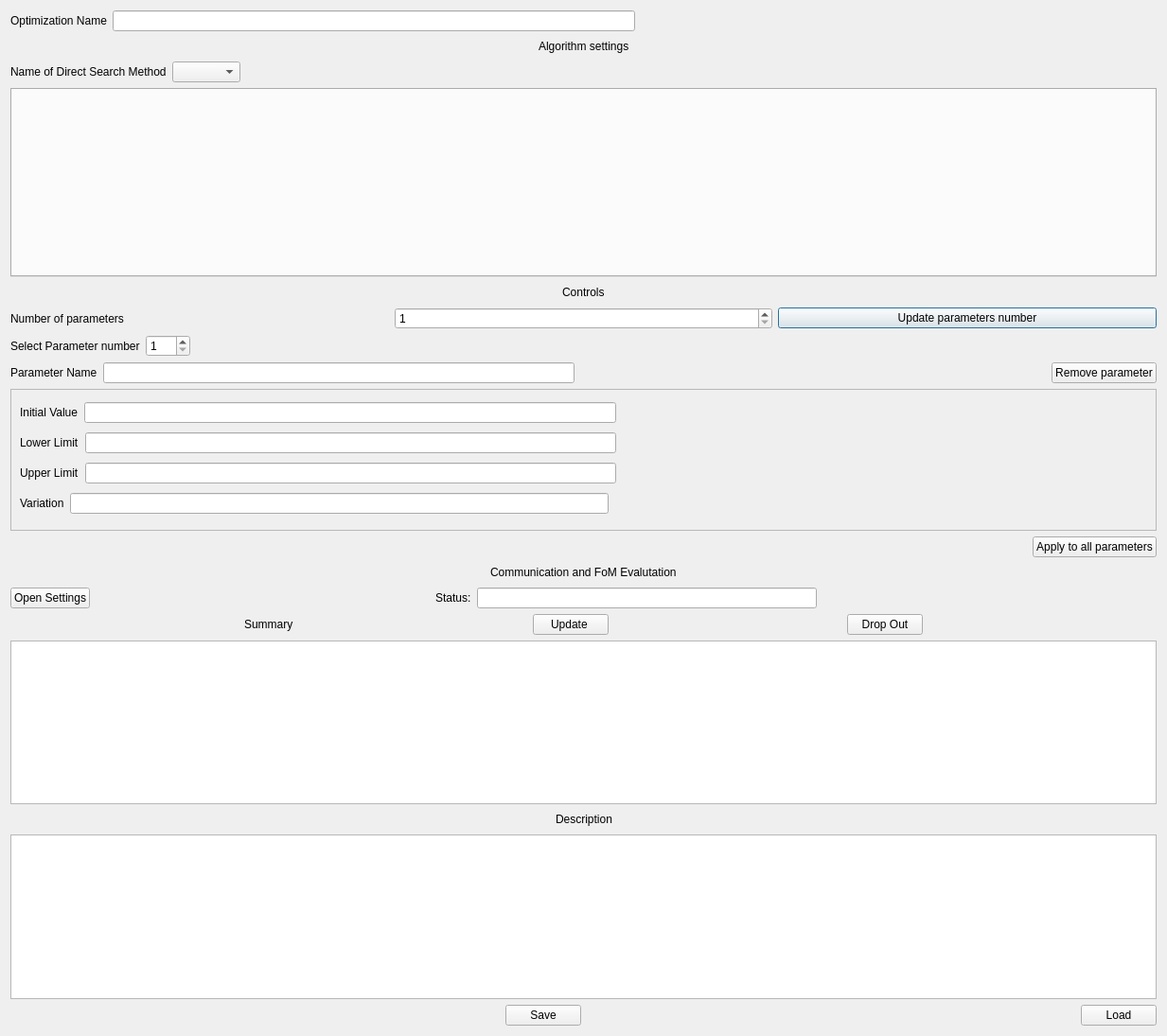
<?xml version="1.0" encoding="UTF-8"?>
<ui version="4.0">
 <class>Dialog</class>
 <widget class="QDialog" name="Dialog">
  <property name="geometry">
   <rect>
    <x>0</x>
    <y>0</y>
    <width>1233</width>
    <height>1095</height>
   </rect>
  </property>
  <property name="windowTitle">
   <string>Dialog</string>
  </property>
  <layout class="QVBoxLayout" name="verticalLayout">
   <item>
    <layout class="QHBoxLayout" name="horizontalLayout_2">
     <item>
      <widget class="QLabel" name="label_5">
       <property name="text">
        <string>Optimization Name</string>
       </property>
      </widget>
     </item>
     <item>
      <widget class="QLineEdit" name="optimization_name_edit_line"/>
     </item>
     <item>
      <spacer name="horizontalSpacer_4">
       <property name="orientation">
        <enum>Qt::Horizontal</enum>
       </property>
       <property name="sizeHint" stdset="0">
        <size>
         <width>40</width>
         <height>20</height>
        </size>
       </property>
      </spacer>
     </item>
    </layout>
   </item>
   <item>
    <layout class="QHBoxLayout" name="horizontalLayout_8">
     <item>
      <spacer name="horizontalSpacer_9">
       <property name="orientation">
        <enum>Qt::Horizontal</enum>
       </property>
       <property name="sizeHint" stdset="0">
        <size>
         <width>40</width>
         <height>20</height>
        </size>
       </property>
      </spacer>
     </item>
     <item>
      <widget class="QLabel" name="label_7">
       <property name="text">
        <string>Algorithm settings</string>
       </property>
      </widget>
     </item>
     <item>
      <spacer name="horizontalSpacer_10">
       <property name="orientation">
        <enum>Qt::Horizontal</enum>
       </property>
       <property name="sizeHint" stdset="0">
        <size>
         <width>40</width>
         <height>20</height>
        </size>
       </property>
      </spacer>
     </item>
    </layout>
   </item>
   <item>
    <layout class="QHBoxLayout" name="horizontalLayout_6">
     <item>
      <widget class="QLabel" name="label_6">
       <property name="text">
        <string>Name of Direct Search Method</string>
       </property>
      </widget>
     </item>
     <item>
      <widget class="QComboBox" name="dsm_name_comboBox"/>
     </item>
     <item>
      <spacer name="horizontalSpacer_19">
       <property name="orientation">
        <enum>Qt::Horizontal</enum>
       </property>
       <property name="sizeHint" stdset="0">
        <size>
         <width>338</width>
         <height>20</height>
        </size>
       </property>
      </spacer>
     </item>
    </layout>
   </item>
   <item>
    <widget class="QTabWidget" name="algorithm_settings_tab">
     <property name="sizePolicy">
      <sizepolicy hsizetype="Preferred" vsizetype="Preferred">
       <horstretch>0</horstretch>
       <verstretch>0</verstretch>
      </sizepolicy>
     </property>
     <property name="minimumSize">
      <size>
       <width>1170</width>
       <height>200</height>
      </size>
     </property>
     <property name="currentIndex">
      <number>-1</number>
     </property>
    </widget>
   </item>
   <item>
    <spacer name="verticalSpacer">
     <property name="orientation">
      <enum>Qt::Vertical</enum>
     </property>
     <property name="sizeHint" stdset="0">
      <size>
       <width>20</width>
       <height>15</height>
      </size>
     </property>
    </spacer>
   </item>
   <item>
    <layout class="QHBoxLayout" name="horizontalLayout_9">
     <item>
      <spacer name="horizontalSpacer_11">
       <property name="orientation">
        <enum>Qt::Horizontal</enum>
       </property>
       <property name="sizeHint" stdset="0">
        <size>
         <width>40</width>
         <height>20</height>
        </size>
       </property>
      </spacer>
     </item>
     <item>
      <widget class="QLabel" name="label_8">
       <property name="text">
        <string>Controls</string>
       </property>
      </widget>
     </item>
     <item>
      <spacer name="horizontalSpacer_12">
       <property name="orientation">
        <enum>Qt::Horizontal</enum>
       </property>
       <property name="sizeHint" stdset="0">
        <size>
         <width>40</width>
         <height>20</height>
        </size>
       </property>
      </spacer>
     </item>
    </layout>
   </item>
   <item>
    <layout class="QHBoxLayout" name="horizontalLayout_16">
     <item>
      <widget class="QLabel" name="label">
       <property name="text">
        <string>Number of parameters</string>
       </property>
      </widget>
     </item>
     <item>
      <widget class="QSpinBox" name="parameters_number_spinbox">
       <property name="minimum">
        <number>1</number>
       </property>
       <property name="maximum">
        <number>100</number>
       </property>
      </widget>
     </item>
     <item>
      <widget class="QPushButton" name="update_parametes_number_button">
       <property name="text">
        <string>Update parameters number</string>
       </property>
      </widget>
     </item>
    </layout>
   </item>
   <item>
    <layout class="QHBoxLayout" name="horizontalLayout_17">
     <item>
      <widget class="QLabel" name="label_16">
       <property name="text">
        <string>Select Parameter number</string>
       </property>
      </widget>
     </item>
     <item>
      <widget class="QSpinBox" name="parameter_number_selected_spinbox">
       <property name="minimum">
        <number>1</number>
       </property>
       <property name="maximum">
        <number>100</number>
       </property>
      </widget>
     </item>
     <item>
      <spacer name="horizontalSpacer">
       <property name="orientation">
        <enum>Qt::Horizontal</enum>
       </property>
       <property name="sizeHint" stdset="0">
        <size>
         <width>40</width>
         <height>20</height>
        </size>
       </property>
      </spacer>
     </item>
    </layout>
   </item>
   <item>
    <layout class="QHBoxLayout" name="horizontalLayout">
     <item>
      <widget class="QLabel" name="label_15">
       <property name="text">
        <string>Parameter Name</string>
       </property>
      </widget>
     </item>
     <item>
      <widget class="QLineEdit" name="parameter_name_edit_line"/>
     </item>
     <item>
      <spacer name="horizontalSpacer_20">
       <property name="orientation">
        <enum>Qt::Horizontal</enum>
       </property>
       <property name="sizeHint" stdset="0">
        <size>
         <width>40</width>
         <height>20</height>
        </size>
       </property>
      </spacer>
     </item>
     <item>
      <widget class="QPushButton" name="remove_parameter_button">
       <property name="text">
        <string>Remove parameter</string>
       </property>
      </widget>
     </item>
    </layout>
   </item>
   <item>
    <widget class="QScrollArea" name="scrollArea">
     <property name="sizePolicy">
      <sizepolicy hsizetype="Expanding" vsizetype="MinimumExpanding">
       <horstretch>0</horstretch>
       <verstretch>0</verstretch>
      </sizepolicy>
     </property>
     <property name="minimumSize">
      <size>
       <width>0</width>
       <height>150</height>
      </size>
     </property>
     <property name="widgetResizable">
      <bool>true</bool>
     </property>
     <widget class="QWidget" name="scrollAreaWidgetContents">
      <property name="geometry">
       <rect>
        <x>0</x>
        <y>0</y>
        <width>1213</width>
        <height>148</height>
       </rect>
      </property>
      <layout class="QVBoxLayout" name="verticalLayout_2">
       <item>
        <layout class="QHBoxLayout" name="horizontalLayout_10">
         <item>
          <widget class="QLabel" name="label_10">
           <property name="text">
            <string>Initial Value</string>
           </property>
          </widget>
         </item>
         <item>
          <widget class="QLineEdit" name="initial_value_edit_line"/>
         </item>
         <item>
          <spacer name="horizontalSpacer_8">
           <property name="orientation">
            <enum>Qt::Horizontal</enum>
           </property>
           <property name="sizeHint" stdset="0">
            <size>
             <width>40</width>
             <height>20</height>
            </size>
           </property>
          </spacer>
         </item>
        </layout>
       </item>
       <item>
        <layout class="QHBoxLayout" name="horizontalLayout_4">
         <item>
          <widget class="QLabel" name="label_3">
           <property name="text">
            <string>Lower Limit</string>
           </property>
          </widget>
         </item>
         <item>
          <widget class="QLineEdit" name="lower_limit_edit_line"/>
         </item>
         <item>
          <spacer name="horizontalSpacer_3">
           <property name="orientation">
            <enum>Qt::Horizontal</enum>
           </property>
           <property name="sizeHint" stdset="0">
            <size>
             <width>40</width>
             <height>20</height>
            </size>
           </property>
          </spacer>
         </item>
        </layout>
       </item>
       <item>
        <layout class="QHBoxLayout" name="horizontalLayout_3">
         <item>
          <widget class="QLabel" name="label_2">
           <property name="text">
            <string>Upper Limit</string>
           </property>
          </widget>
         </item>
         <item>
          <widget class="QLineEdit" name="upper_limit_edit_line"/>
         </item>
         <item>
          <spacer name="horizontalSpacer_2">
           <property name="orientation">
            <enum>Qt::Horizontal</enum>
           </property>
           <property name="sizeHint" stdset="0">
            <size>
             <width>40</width>
             <height>20</height>
            </size>
           </property>
          </spacer>
         </item>
        </layout>
       </item>
       <item>
        <layout class="QHBoxLayout" name="horizontalLayout_7">
         <item>
          <widget class="QLabel" name="label_9">
           <property name="text">
            <string>Variation</string>
           </property>
          </widget>
         </item>
         <item>
          <widget class="QLineEdit" name="variation_edit_line"/>
         </item>
         <item>
          <spacer name="horizontalSpacer_7">
           <property name="orientation">
            <enum>Qt::Horizontal</enum>
           </property>
           <property name="sizeHint" stdset="0">
            <size>
             <width>40</width>
             <height>20</height>
            </size>
           </property>
          </spacer>
         </item>
        </layout>
       </item>
      </layout>
     </widget>
    </widget>
   </item>
   <item>
    <layout class="QHBoxLayout" name="horizontalLayout_18">
     <item>
      <spacer name="horizontalSpacer_21">
       <property name="orientation">
        <enum>Qt::Horizontal</enum>
       </property>
       <property name="sizeHint" stdset="0">
        <size>
         <width>40</width>
         <height>20</height>
        </size>
       </property>
      </spacer>
     </item>
     <item>
      <widget class="QPushButton" name="apply_all_parameters_button">
       <property name="text">
        <string>Apply to all parameters</string>
       </property>
      </widget>
     </item>
    </layout>
   </item>
   <item>
    <layout class="QHBoxLayout" name="horizontalLayout_12">
     <item>
      <spacer name="horizontalSpacer_17">
       <property name="orientation">
        <enum>Qt::Horizontal</enum>
       </property>
       <property name="sizeHint" stdset="0">
        <size>
         <width>40</width>
         <height>20</height>
        </size>
       </property>
      </spacer>
     </item>
     <item>
      <widget class="QLabel" name="label_12">
       <property name="text">
        <string>Communication and FoM Evalutation</string>
       </property>
      </widget>
     </item>
     <item>
      <spacer name="horizontalSpacer_23">
       <property name="orientation">
        <enum>Qt::Horizontal</enum>
       </property>
       <property name="sizeHint" stdset="0">
        <size>
         <width>40</width>
         <height>20</height>
        </size>
       </property>
      </spacer>
     </item>
    </layout>
   </item>
   <item>
    <layout class="QHBoxLayout" name="horizontalLayout_13">
     <item>
      <widget class="QPushButton" name="comm_fom_settings_button">
       <property name="text">
        <string>Open Settings</string>
       </property>
      </widget>
     </item>
     <item>
      <spacer name="horizontalSpacer_24">
       <property name="orientation">
        <enum>Qt::Horizontal</enum>
       </property>
       <property name="sizeHint" stdset="0">
        <size>
         <width>40</width>
         <height>20</height>
        </size>
       </property>
      </spacer>
     </item>
     <item>
      <widget class="QLabel" name="label_13">
       <property name="text">
        <string>Status:</string>
       </property>
      </widget>
     </item>
     <item>
      <widget class="QLineEdit" name="comm_fom_edit_line"/>
     </item>
     <item>
      <spacer name="horizontalSpacer_25">
       <property name="orientation">
        <enum>Qt::Horizontal</enum>
       </property>
       <property name="sizeHint" stdset="0">
        <size>
         <width>40</width>
         <height>20</height>
        </size>
       </property>
      </spacer>
     </item>
    </layout>
   </item>
   <item>
    <layout class="QHBoxLayout" name="horizontalLayout_11">
     <item>
      <spacer name="horizontalSpacer_13">
       <property name="orientation">
        <enum>Qt::Horizontal</enum>
       </property>
       <property name="sizeHint" stdset="0">
        <size>
         <width>40</width>
         <height>20</height>
        </size>
       </property>
      </spacer>
     </item>
     <item>
      <widget class="QLabel" name="label_11">
       <property name="text">
        <string>Summary</string>
       </property>
      </widget>
     </item>
     <item>
      <spacer name="horizontalSpacer_15">
       <property name="orientation">
        <enum>Qt::Horizontal</enum>
       </property>
       <property name="sizeHint" stdset="0">
        <size>
         <width>40</width>
         <height>20</height>
        </size>
       </property>
      </spacer>
     </item>
     <item>
      <widget class="QPushButton" name="update_summary_button">
       <property name="text">
        <string>Update </string>
       </property>
      </widget>
     </item>
     <item>
      <spacer name="horizontalSpacer_14">
       <property name="orientation">
        <enum>Qt::Horizontal</enum>
       </property>
       <property name="sizeHint" stdset="0">
        <size>
         <width>40</width>
         <height>20</height>
        </size>
       </property>
      </spacer>
     </item>
     <item>
      <widget class="QPushButton" name="drop_out_summary_button">
       <property name="text">
        <string>Drop Out</string>
       </property>
      </widget>
     </item>
     <item>
      <spacer name="horizontalSpacer_16">
       <property name="orientation">
        <enum>Qt::Horizontal</enum>
       </property>
       <property name="sizeHint" stdset="0">
        <size>
         <width>40</width>
         <height>20</height>
        </size>
       </property>
      </spacer>
     </item>
    </layout>
   </item>
   <item>
    <widget class="QPlainTextEdit" name="summary_edit_line"/>
   </item>
   <item>
    <layout class="QHBoxLayout" name="horizontalLayout_5">
     <item>
      <spacer name="horizontalSpacer_5">
       <property name="orientation">
        <enum>Qt::Horizontal</enum>
       </property>
       <property name="sizeHint" stdset="0">
        <size>
         <width>40</width>
         <height>20</height>
        </size>
       </property>
      </spacer>
     </item>
     <item>
      <widget class="QLabel" name="label_4">
       <property name="text">
        <string>Description</string>
       </property>
      </widget>
     </item>
     <item>
      <spacer name="horizontalSpacer_6">
       <property name="orientation">
        <enum>Qt::Horizontal</enum>
       </property>
       <property name="sizeHint" stdset="0">
        <size>
         <width>40</width>
         <height>20</height>
        </size>
       </property>
      </spacer>
     </item>
    </layout>
   </item>
   <item>
    <widget class="QPlainTextEdit" name="description_edit_line"/>
   </item>
   <item>
    <layout class="QHBoxLayout" name="horizontalLayout_15">
     <item>
      <spacer name="horizontalSpacer_18">
       <property name="orientation">
        <enum>Qt::Horizontal</enum>
       </property>
       <property name="sizeHint" stdset="0">
        <size>
         <width>40</width>
         <height>20</height>
        </size>
       </property>
      </spacer>
     </item>
     <item>
      <widget class="QPushButton" name="save_button">
       <property name="text">
        <string>Save</string>
       </property>
      </widget>
     </item>
     <item>
      <spacer name="horizontalSpacer_22">
       <property name="orientation">
        <enum>Qt::Horizontal</enum>
       </property>
       <property name="sizeHint" stdset="0">
        <size>
         <width>40</width>
         <height>20</height>
        </size>
       </property>
      </spacer>
     </item>
     <item>
      <widget class="QPushButton" name="load_button">
       <property name="text">
        <string>Load</string>
       </property>
      </widget>
     </item>
    </layout>
   </item>
  </layout>
 </widget>
 <resources/>
 <connections/>
</ui>
